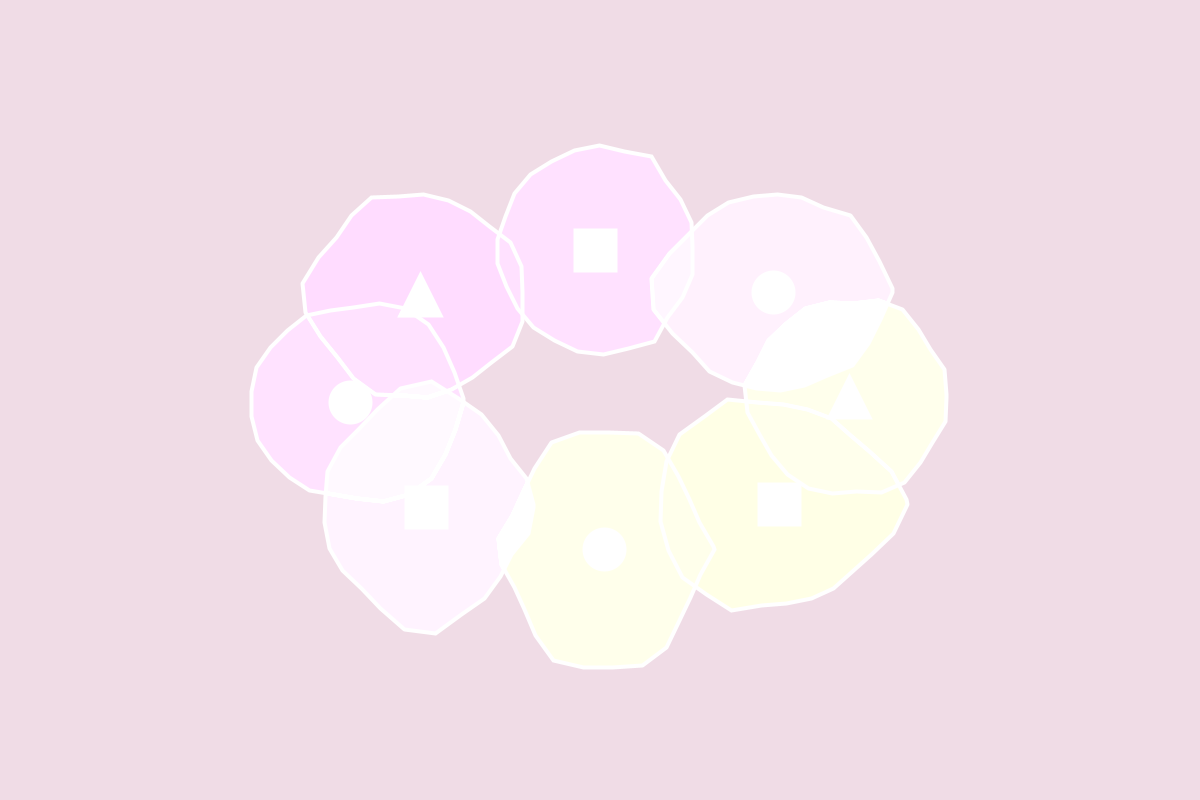
Frame 1 (no input)
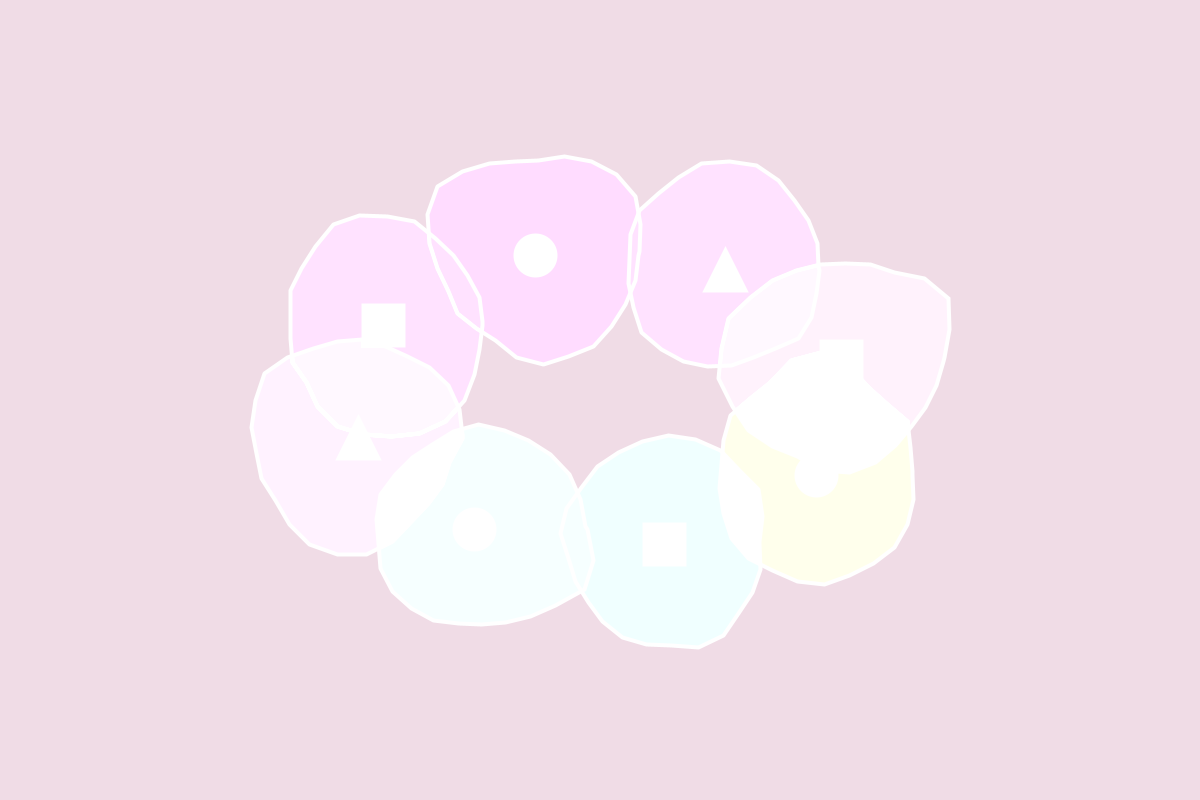
Frame 60 (the mouse pressed at the canvas centre just before this capture)
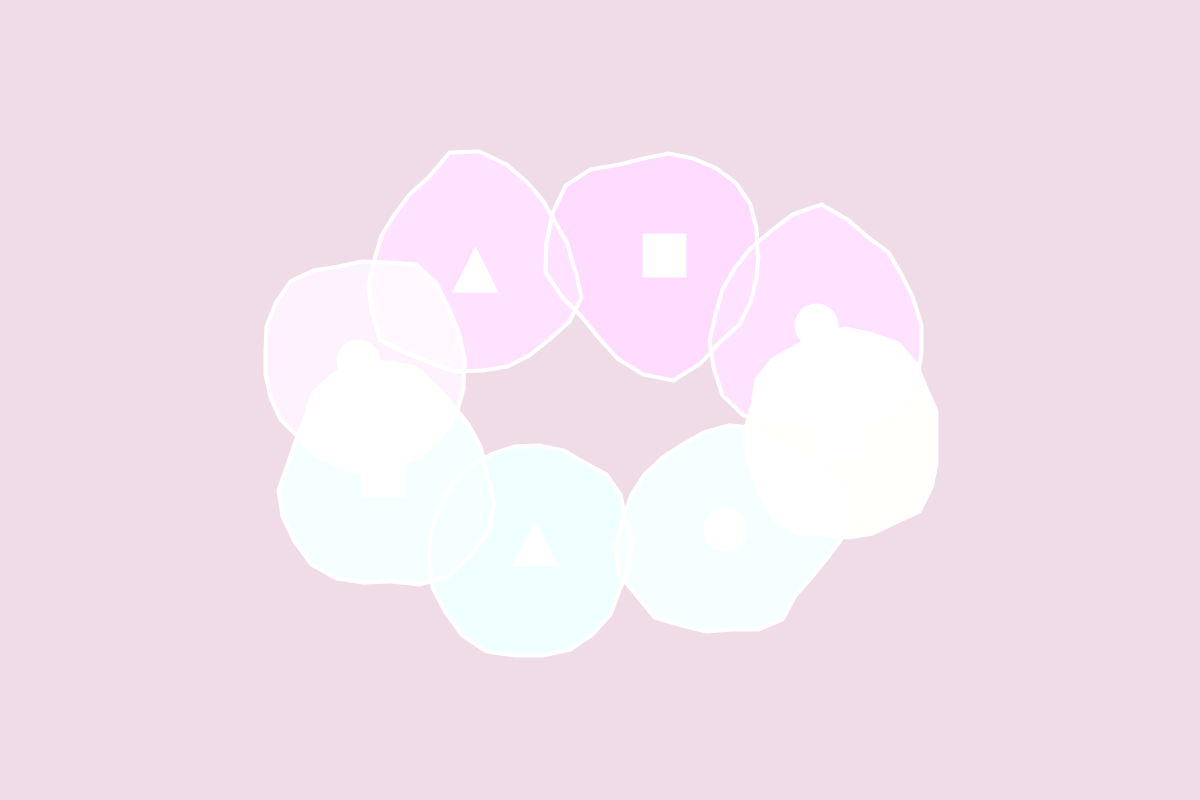
Frame 120 (the mouse held since frame 60 and released just before this capture)

The Processing sketch that drew these frames (run headless with seeded random() and noise(); from frame 60 on, the mouse is pressed at the canvas centre):

// Processing sketch: Blobs
// ── Blobs.pde
float noiseOffset = 0;

void setup() {
  size(1200, 800);
  smooth();
}

void draw() {

  background(240, 220, 230);

  blendMode(ADD);

  noiseOffset += 0.01;

  for (int i = 0; i < 8; i++) {

    float x = width/2 + sin(radians(frameCount + i*45)) * 250;
    float y = height/2 + cos(radians(frameCount + i*45)) * 150;

    pushMatrix();
    translate(x, y);

    // Colour shifts over time
    float r = 128 + 127 * sin(radians(frameCount + i*30));
    float g = 128 + 127 * sin(radians(frameCount + i*30 + 120));
    float b = 128 + 127 * sin(radians(frameCount + i*30 + 240));

    fill(r, g, b, 90);
    stroke(255);
    strokeWeight(4);

    // Blob shape
    beginShape();

    for (float a = 0; a < TWO_PI; a += 0.25) {

      float n = noise(
        cos(a) + i,
        sin(a) + noiseOffset
      );

      float radius = 80 + n * 60;

      float px = cos(a) * radius;
      float py = sin(a) * radius;

      vertex(px, py);
    }

    endShape(CLOSE);

    // Modulo pattern with primitives
    if (i % 3 == 0) {

      fill(255, 255, 255, 120);
      ellipse(0, 0, 40, 40);

    } else if (i % 3 == 1) {

      fill(255, 255, 255, 120);
      rectMode(CENTER);
      rect(0, 0, 40, 40);

    } else {

      fill(255, 255, 255, 120);
      triangle(
        -20, 20,
        20, 20,
        0, -20
      );
    }

    popMatrix();
  }
}
